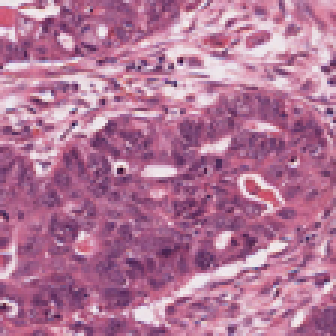
#> input picture data/crc/Annotation_1/AC/129.png, 112 x 112 px (shown 3 times larger)
$ jupyter execute --allow-errors lab1.ipynb   (shell and % lines are left out)
#> lines starting #> are read from the running program, lines starting #| are printed output that depends on the picture
You are going to work with a dataset made up of Colon tissue images, taken from hisological slides (WSIs).

Your data folder, after been decompressed, would look like this:

    crc/
        Annotation 0
            AC
                1.png
                2.png
                [...]
        Annotation 1
            AC
                1.png
                2.png
                [...]
        Annotation 2
            H
                1.png
                2.png
                [...]
        [...]
Examples of filepath of a given image:

`filepath = crc/Annotation_0/AC/262.png`

`Annotation 0`

    Corresponds to a specific patient. Note that more annotations can be assigned to the same patient
    This information can be obtained from "crc/patient2annotation.csv"


`AC`

    Is the label of interest. Globally, there are 3 labels: AC (Cancer), AD (Adenoma), H (Healthy)

Preprocessing:

1. Load the dataset stored in "crc.zip" in form of Pandas dataframe. Pandas dataframe allows a flexible management of all the needed information. Such dataframe, saved in the variable `dataset`, must look like this:

The info to fill `dataset` can be retrieved from the images' filepath and making use of `"crc/patient2annotation.csv"` to merge `Annotation j` to the corresponding patient.
To prepare `dataset` dataframe, exploit the set of vectorized string operations avaiable in Pandas. Avoid as much as possible slow loops on lists

# Import

[cell 1]
import os
import itertools
import numpy as np
import matplotlib.pyplot as plt
from sklearn.metrics import confusion_matrix
from jupyterthemes import jtplot
jtplot.style(theme="onedork")

[cell 2]
plt.rcParams["figure.facecolor"] = "#373e4b"

# Load images and .csv file

[cell 3]
import requests, zipfile, io, pandas as pd

# Load zipped imagesm
filepath_zip = "../data/crc.zip"
#> (the rest of this cell did not finish here and is left out)

# Get filepaths list of images
Here you can loop over rootpath to get all files

[cell 4]
rootpath = "../data/crc/"
paths = []

# Walk the root directory tree
for (path, dirnames, filenames) in os.walk(rootpath):
    # Get the paths (if ".png")
    paths.extend(os.path.join(path, name).replace("\\", "/") for name in filenames if name.endswith(".png"))

print("Loaded " + str(len(paths)) + " files:\n\n" + "\n".join(paths))

# Prepare dataframe from filepaths list
Exploit the set of vectorized string operations avaiable in Pandas. Avoid as much as possible slow loops on lists

[cell 5]
# Create the dataframe from previously stored paths
data = pd.DataFrame(paths, columns=["Path"]).astype(str)

# Assign "Annotation" and "Label_3_classes" from previously stored paths
data[["Annotation", "Label_3_classes"]] = data["Path"].str.split("/", expand=True)[[3, 4]]

# Assign "Label_2_classes" based on "Label_3_classes"
data["Label_2_classes"] = np.nan
data.loc[data["Label_3_classes"] == "H", "Label_2_classes"] = "H"
data.loc[data["Label_3_classes"] != "H", "Label_2_classes"] = "Not-H"

# Convert "Label_2_classes" and "Label_3_classes" to numeric types
data["Label_2_classes_numerical"] = pd.to_numeric(data["Label_2_classes"].astype("category").cat.codes)
data["Label_3_classes_numerical"] = pd.to_numeric(data["Label_3_classes"].astype("category").cat.codes)

# Merge data exploiting "patient2annotation.csv"
#> (the rest of this cell did not finish here and is left out)

# Load images and labels as numpy arrays for train and test folds
Use Pillow https://pillow.readthedocs.io/en/stable/reference/Image.html library to load images into a numpy array and to reshape each RGB image into (64, 64, 3)

[cell 6]
from PIL import Image

images = np.array([np.array(Image.open(path).resize((64, 64))) for path in data["Path"]])
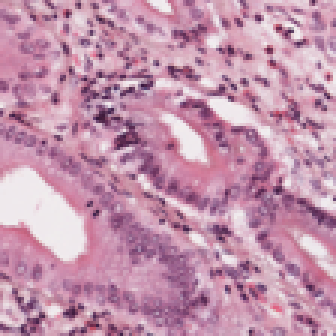
#> input picture data/crc/Annotation_0/AC/384.png, 112 x 112 px (shown 3 times larger)
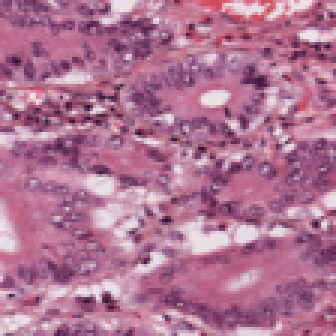
#> input picture data/crc/Annotation_0/AC/72.png, 112 x 112 px (shown 3 times larger)
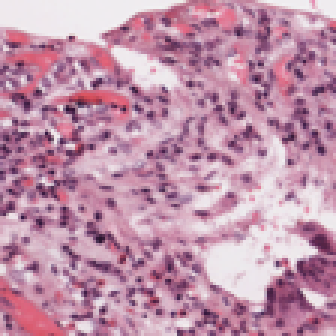
#> input picture data/crc/Annotation_0/AC/226.png, 112 x 112 px (shown 3 times larger)
